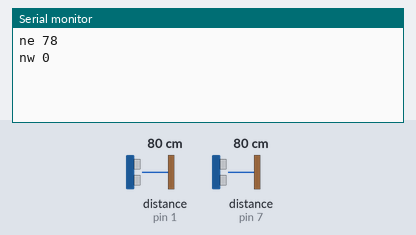
This sketch was run on a simulated Arduino Uno, built with avr-gcc and run on an emulated ATmega328P. Shown: the last lines printed to the serial monitor. Wiring (inferred from the names in the program): ultrasonic range finder: trigger pin 8; echo pin 7. Inputs (shaded band) come from the test bench; at power-on: distance to the obstacle (sensors on pin 7, pin 1) 80 cm. The echo pulse lasts 58.3 µs per cm.

Above: at 2.8 s.
2.9 s: distance to the obstacle (sensor on pin 7) set to 2 cm
At 3.5 s:
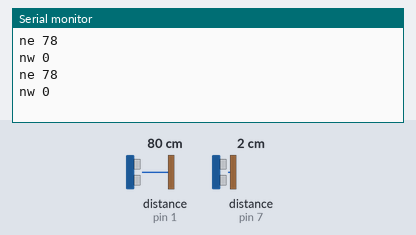
5.6 s: distance to the obstacle (sensor on pin 1) set to 2 cm
At 6.8 s:
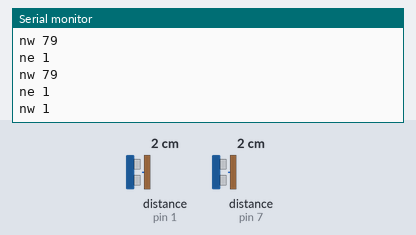
8.3 s: distance to the obstacle (sensor on pin 1) set to 4 cm
At 9.8 s:
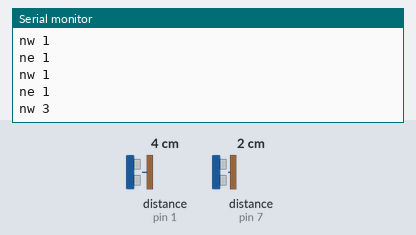
11.0 s: distance to the obstacle (sensor on pin 7) set to 4 cm
At 11.5 s:
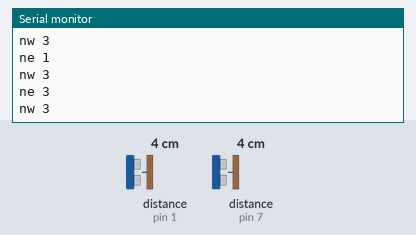
Timing chart, 0 to 14.0 s (numbered marks = the images above; inputs shaded):
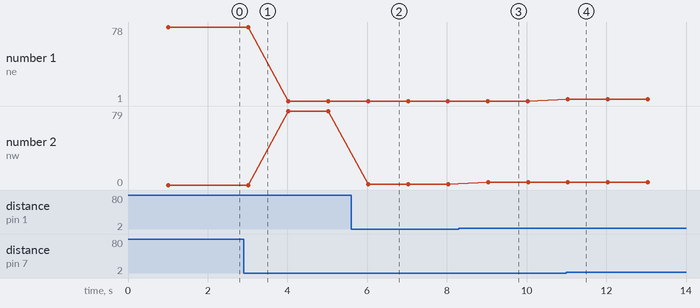

The sketch:

inno_lab_train_car.ino
```cpp
// Arduino Code for conn

#define trigPin 8
#define echoPin 7

#define tp 0
#define ep 1

void setup() {
  Serial.begin(9600);
  pinMode(trigPin, OUTPUT);
  pinMode(echoPin, INPUT);
  pinMode(tp, OUTPUT);
  pinMode(ep, INPUT);
}

void loop() {
  long duration, distance, du, di;

  digitalWrite(trigPin, LOW);
  digitalWrite(tp,LOW);
  delayMicroseconds(2);

  digitalWrite(trigPin, HIGH);
  digitalWrite(tp,HIGH);
  delayMicroseconds(10);
  digitalWrite(trigPin, LOW);
  digitalWrite(tp,LOW);
  duration = pulseIn(echoPin, HIGH);
  du = pulseIn(ep,HIGH);
  distance = duration * 0.034 / 2;
  di = du * 0.034 / 2;
  Serial.print("ne ");
  Serial.println(distance);
  Serial.print("nw ");
  Serial.println(di);

  delay(1000);


}
```

Measured:
- after the input at 5.6 s, the serial monitor: prints a new line after 0.43 s (image 2)
- after the input at 8.3 s, the serial monitor: prints a new line after 0.74 s (image 3)
- after the input at 11.0 s, the serial monitor: prints a new line at once (image 4)
- plotted number 1: 78 → 1 after the input at 2.9 s
- plotted number 2: 0 → 79 after the input at 2.9 s, 1 → 3 after the input at 8.3 s
